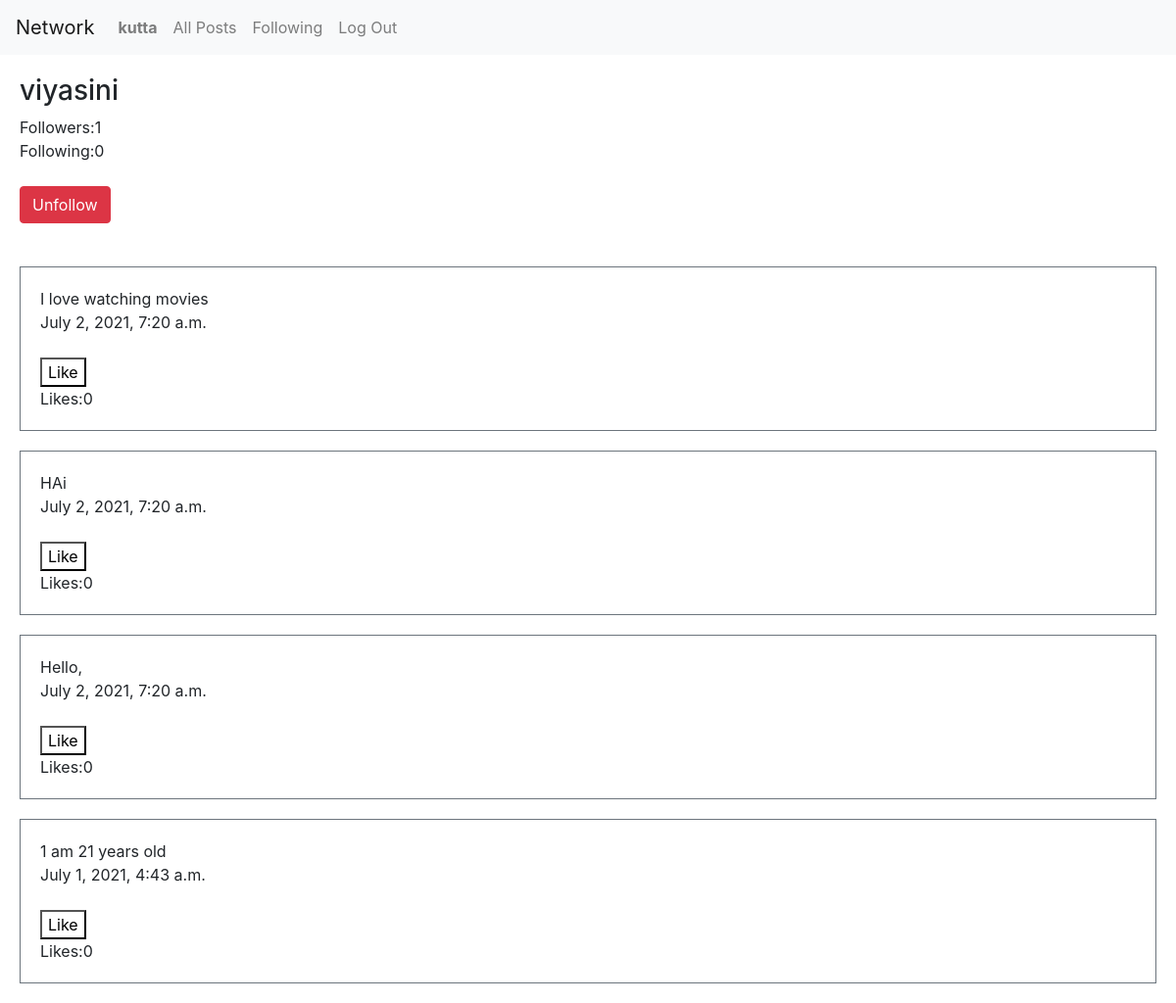
The page /profile/2 (signed in) on the database its author committed.
### network/models.py (models this page shows, shortened)
class User(AbstractUser):
    pass

class Post(models.Model):
    user = models.ForeignKey(User,on_delete=CASCADE,related_name="user")
    post_content = models.CharField(max_length=200)
    time = models.DateTimeField(auto_now_add=True)
    likes = models.IntegerField(default=0)

### network/views.py (the view, shortened to what this page needs)
# urls.py: path("profile/<str:owner>", views.profile, name="profile"),
def profile(request, owner):
    owner = User.objects.get(id=owner)
    button = "Follow" if Follow.objects.filter(follower=request.user, following=owner).count() == 0 else "Unfollow"
    posts = Post.objects.filter(user=owner.id).order_by('-time')
    for post in posts:
        post.likes = Like.objects.filter(post = post.id).count()
        post.save()
    paginator = Paginator(posts, 10)
    page_number = request.GET.get('page')
    posts = paginator.get_page(page_number)
    return render(request, "network/profile.html", {
        "owner": owner,
        "followers": Follow.objects.filter(following=owner).count(),
        "following": Follow.objects.filter(follower=owner).count(),
        "posts": posts,
        "button": button
    })

### network/templates/network/profile.html (shortened to what this page needs)
{% extends "network/layout.html" %}
{% load static %}
{% block body %}
<div style="margin: 20px;">
    <h3>{{owner.username}}</h3>
    <div class="follower">Followers:{{followers}}</div>
    <div class="Following">Following:{{following}}</div>
    <br>
    <form action="{% url 'profile' owner.id %}" method="POST">
    {% if user.id != owner.id %}
    {% if button == "Follow" %}
        <button type="submit" class= "btn btn-primary" name="button" value="Follow">Follow</button>
    {% else %}
        <button type="submit" class="btn btn-danger" name="button" value="Unfollow">Unfollow</button>
    {% endif %}
    {% endif %}
    </form>
    <br>
</div>
<div id = "posts">
    {% for post in posts%}
    <div class="border border-secondary mt-2" style="padding:20px; margin: 20px;">
        <div id="post-{{post.id}}">{{post.post_content}}</div>
        <div>{{post.time}}</div>
        <br>
        <button id="like-btn-{{post.id}}" style="background-color: white;"  value="like" onclick="like('{{ post.id }}')">Like</button>
        <div id="like-count-{{post.id}}">Likes:{{post.likes}} </div>
    </div>
</div>
{% endfor %}
{% endblock %}

### network/templates/network/layout.html (shortened to what this page needs)
{% load static %}
<!DOCTYPE html>
<html lang="en">
    <head>
        <link rel="stylesheet" href="https://stackpath.bootstrapcdn.com/bootstrap/4.4.1/css/bootstrap.min.css">
        <link href="{% static 'network/styles.css' %}" rel="stylesheet">
    </head>
    <body>
        <nav class="navbar navbar-expand-lg navbar-light bg-light">
            <a class="navbar-brand" href="#">Network</a>
            <div>
              <ul class="navbar-nav mr-auto">
                {% if user.is_authenticated %}
                    <li class="nav-item">
                        <a class="nav-link" href="{% url 'profile' user.id %}"><strong>{{ user.username }}</strong></a>
                    </li>
                {% endif %}
                <li class="nav-item">
                  <a class="nav-link" href="{% url 'index' %}">All Posts</a>
                </li>
                {% if user.is_authenticated %}
                    <li class="nav-item">
                        <a class="nav-link" href="{% url 'following' %}">Following</a>
                    </li>
                    <li class="nav-item">
                        <a class="nav-link" href="{% url 'logout' %}">Log Out</a>
                    </li>
                {% endif %}
              </ul>
            </div>
          </nav>
        <div class="body">
            {% block body %}
            {% endblock %}
    </body>
</html>

### rows shown on the page
User: username "kutta"
User: username "viyasini"
Post: post_content "I love watching movies", time "July 2, 2021, 7:20 a.m.", likes "0"
Post: post_content "HAi", time "July 2, 2021, 7:20 a.m.", likes "0"
Post: post_content "Hello,", time "July 2, 2021, 7:20 a.m.", likes "0"
Post: post_content "1 am 21 years old", time "July 1, 2021, 4:43 a.m.", likes "0"

### other values the page prints
{{ followers }} "1"
{{ following }} "0"
